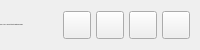
           <widget class="QFrame" name="contentTopBg">
            <property name="minimumSize">
             <size>
              <width>0</width>
              <height>50</height>
             </size>
            </property>
            <property name="maximumSize">
             <size>
              <width>16777215</width>
              <height>50</height>
             </size>
            </property>
            <property name="frameShape">
             <enum>QFrame::NoFrame</enum>
            </property>
            <property name="frameShadow">
             <enum>QFrame::Raised</enum>
            </property>
            <layout class="QHBoxLayout" name="horizontalLayout">
             <property name="spacing">
              <number>0</number>
             </property>
             <property name="leftMargin">
              <number>0</number>
             </property>
             <property name="topMargin">
              <number>0</number>
             </property>
             <property name="rightMargin">
              <number>10</number>
             </property>
             <property name="bottomMargin">
              <number>0</number>
             </property>
             <item>
              <widget class="QFrame" name="leftBox">
               <property name="sizePolicy">
                <sizepolicy hsizetype="Expanding" vsizetype="Preferred">
                 <horstretch>0</horstretch>
                 <verstretch>0</verstretch>
                </sizepolicy>
               </property>
               <property name="frameShape">
                <enum>QFrame::NoFrame</enum>
               </property>
               <property name="frameShadow">
                <enum>QFrame::Raised</enum>
               </property>
               <layout class="QHBoxLayout" name="horizontalLayout_3">
                <property name="spacing">
                 <number>0</number>
                </property>
                <property name="leftMargin">
                 <number>0</number>
                </property>
                <property name="topMargin">
                 <number>0</number>
                </property>
                <property name="rightMargin">
                 <number>0</number>
                </property>
                <property name="bottomMargin">
                 <number>0</number>
                </property>
                <item>
                 <widget class="QLabel" name="titleRightInfo">
                  <property name="sizePolicy">
                   <sizepolicy hsizetype="Preferred" vsizetype="Expanding">
                    <horstretch>0</horstretch>
                    <verstretch>0</verstretch>
                   </sizepolicy>
                  </property>
                  <property name="maximumSize">
                   <size>
                    <width>16777215</width>
                    <height>45</height>
                   </size>
                  </property>
                  <property name="font">
                   <font>
                    <family>Segoe UI</family>
                       <pointsize>-1</pointsize>
                    <italic>false</italic>
                    <bold>false</bold>
                   </font>
                  </property>
                  <property name="text">
                   <string>FUTU ALGO - Your First Step to Algorithmic Trading</string>
                  </property>
                  <property name="alignment">
                   <set>Qt::AlignLeading|Qt::AlignLeft|Qt::AlignVCenter</set>
                  </property>
                 </widget>
                </item>
               </layout>
              </widget>
             </item>
             <item alignment="Qt::AlignRight">
              <widget class="QFrame" name="rightButtons">
               <property name="minimumSize">
                <size>
                 <width>0</width>
                 <height>28</height>
                </size>
               </property>
               <property name="frameShape">
                <enum>QFrame::NoFrame</enum>
               </property>
               <property name="frameShadow">
                <enum>QFrame::Raised</enum>
               </property>
               <layout class="QHBoxLayout" name="horizontalLayout_2">
                <property name="spacing">
                 <number>5</number>
                </property>
                <property name="leftMargin">
                 <number>0</number>
                </property>
                <property name="topMargin">
                 <number>0</number>
                </property>
                <property name="rightMargin">
                 <number>0</number>
                </property>
                <property name="bottomMargin">
                 <number>0</number>
                </property>
                <item>
                 <widget class="QPushButton" name="settingsTopBtn">
                  <property name="minimumSize">
                   <size>
                    <width>28</width>
                    <height>28</height>
                   </size>
                  </property>
                  <property name="maximumSize">
                   <size>
                    <width>28</width>
                    <height>28</height>
                   </size>
                  </property>
                  <property name="cursor">
                   <cursorShape>PointingHandCursor</cursorShape>
                  </property>
                  <property name="toolTip">
                   <string>Settings</string>
                  </property>
                  <property name="text">
                   <string/>
                  </property>
                  <property name="icon">
                   <iconset resource="resources.qrc">
                    <normaloff>:/icons/images/icons/icon_settings.png</normaloff>:/icons/images/icons/icon_settings.png</iconset>
                  </property>
                  <property name="iconSize">
                   <size>
                    <width>20</width>
                    <height>20</height>
                   </size>
                  </property>
                 </widget>
                </item>
                <item>
                 <widget class="QPushButton" name="minimizeAppBtn">
                  <property name="minimumSize">
                   <size>
                    <width>28</width>
                    <height>28</height>
                   </size>
                  </property>
                  <property name="maximumSize">
                   <size>
                    <width>28</width>
                    <height>28</height>
                   </size>
                  </property>
                  <property name="cursor">
                   <cursorShape>PointingHandCursor</cursorShape>
                  </property>
                  <property name="toolTip">
                   <string>Minimize</string>
                  </property>
                  <property name="text">
                   <string/>
                  </property>
                  <property name="icon">
                   <iconset resource="resources.qrc">
                    <normaloff>:/icons/images/icons/icon_minimize.png</normaloff>:/icons/images/icons/icon_minimize.png</iconset>
                  </property>
                  <property name="iconSize">
                   <size>
                    <width>20</width>
                    <height>20</height>
                   </size>
                  </property>
                 </widget>
                </item>
                <item>
                 <widget class="QPushButton" name="maximizeRestoreAppBtn">
                  <property name="minimumSize">
                   <size>
                    <width>28</width>
                    <height>28</height>
                   </size>
                  </property>
                  <property name="maximumSize">
                   <size>
                    <width>28</width>
                    <height>28</height>
                   </size>
                  </property>
                  <property name="font">
                   <font>
                    <family>Segoe UI</family>
                       <pointsize>-1</pointsize>
                    <italic>false</italic>
                    <bold>false</bold>
                    <stylestrategy>PreferDefault</stylestrategy>
                   </font>
                  </property>
                  <property name="cursor">
                   <cursorShape>PointingHandCursor</cursorShape>
                  </property>
                  <property name="toolTip">
                   <string>Maximize</string>
                  </property>
                  <property name="text">
                   <string/>
                  </property>
                  <property name="icon">
                   <iconset resource="resources.qrc">
                    <normaloff>:/icons/images/icons/icon_maximize.png</normaloff>:/icons/images/icons/icon_maximize.png</iconset>
                  </property>
                  <property name="iconSize">
                   <size>
                    <width>20</width>
                    <height>20</height>
                   </size>
                  </property>
                 </widget>
                </item>
                <item>
                 <widget class="QPushButton" name="closeAppBtn">
                  <property name="minimumSize">
                   <size>
                    <width>28</width>
                    <height>28</height>
                   </size>
                  </property>
                  <property name="maximumSize">
                   <size>
                    <width>28</width>
                    <height>28</height>
                   </size>
                  </property>
                  <property name="cursor">
                   <cursorShape>PointingHandCursor</cursorShape>
                  </property>
                  <property name="toolTip">
                   <string>Close</string>
                  </property>
                  <property name="text">
                   <string/>
                  </property>
                  <property name="icon">
                   <iconset resource="resources.qrc">
                    <normaloff>:/icons/images/icons/icon_close.png</normaloff>:/icons/images/icons/icon_close.png</iconset>
                  </property>
                  <property name="iconSize">
                   <size>
                    <width>20</width>
                    <height>20</height>
                   </size>
                  </property>
                 </widget>
                </item>
               </layout>
              </widget>
             </item>
            </layout>
           </widget>
